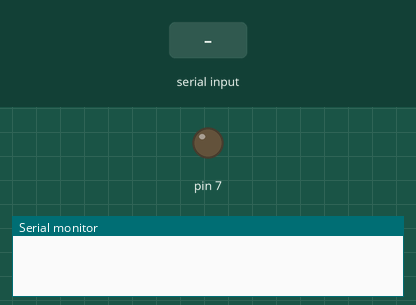
The sketch below on a simulated Arduino Uno, built with avr-gcc and run on an emulated ATmega328P. Parts: output pins drawn as LEDs (lit = HIGH), the last lines printed to the serial monitor. The inputs (shaded band) are chosen by the test bench.

Above: at 1.2 s.
1.3 s: "on" received over Serial
At 2.5 s:
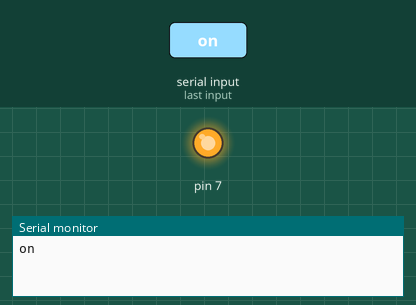
2.8 s: "off" received over Serial
At 4.1 s:
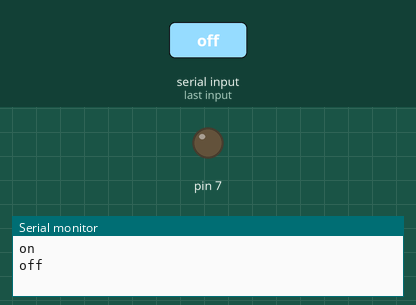
Timing chart, 0 to 5.8 s (numbered marks = the images above; inputs shaded):
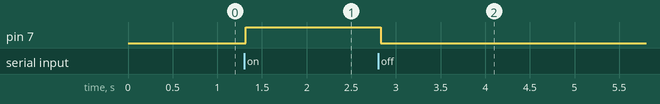

The sketch:

bluetooth_arduino.ino
```cpp
String input;
void setup() {
pinMode(7, OUTPUT);
Serial.begin(9600);
}
void loop() {
  while (Serial.available())
  {
  delay(10);
  char c = Serial.read();
  input += c;
  }
  if (input.length() > 0)
  {
    Serial.println(input);
       if(input == "on")
       {
         digitalWrite(7, HIGH);
        }
  if(input == "off")
  {
   digitalWrite(7, LOW);
    }
input="";
}
}
```

Measured:
- after the input at 1.3 s, pin 7: LOW → HIGH at once
- after the input at 2.8 s, pin 7: HIGH → LOW at once
